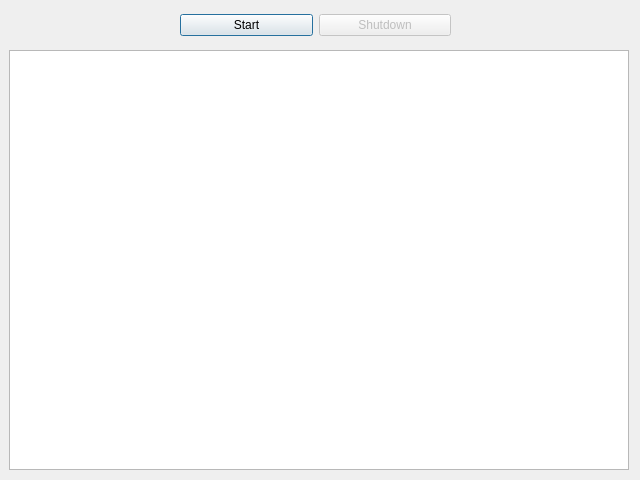
<?xml version="1.0" encoding="UTF-8"?>
<ui version="4.0">
 <class>mainWindow</class>
 <widget class="QDialog" name="mainWindow">
  <property name="geometry">
   <rect>
    <x>0</x>
    <y>0</y>
    <width>640</width>
    <height>480</height>
   </rect>
  </property>
  <property name="windowTitle">
   <string>Server</string>
  </property>
  <widget class="QTextBrowser" name="logger">
   <property name="geometry">
    <rect>
     <x>9</x>
     <y>50</y>
     <width>620</width>
     <height>420</height>
    </rect>
   </property>
  </widget>
  <widget class="QWidget" name="horizontalLayoutWidget">
   <property name="geometry">
    <rect>
     <x>180</x>
     <y>10</y>
     <width>271</width>
     <height>31</height>
    </rect>
   </property>
   <layout class="QHBoxLayout" name="horizontalLayout">
    <property name="spacing">
     <number>6</number>
    </property>
    <item>
     <widget class="QPushButton" name="startBtn">
      <property name="text">
       <string>Start</string>
      </property>
     </widget>
    </item>
    <item>
     <widget class="QPushButton" name="shutdownBtn">
      <property name="enabled">
       <bool>false</bool>
      </property>
      <property name="text">
       <string>Shutdown</string>
      </property>
     </widget>
    </item>
   </layout>
  </widget>
 </widget>
 <resources/>
 <connections/>
</ui>
